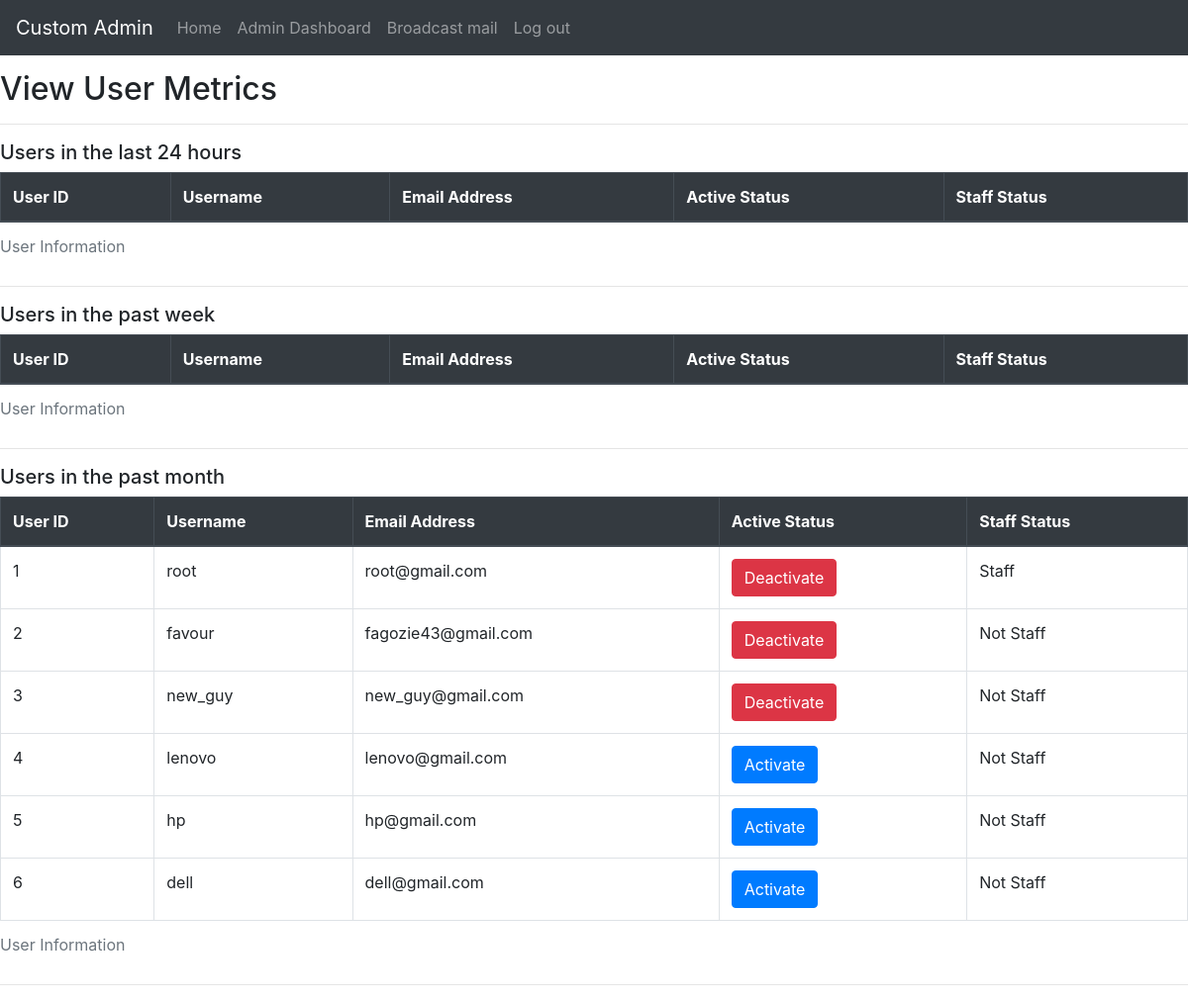
The app's page /custom_admin/ (signed in), older data.
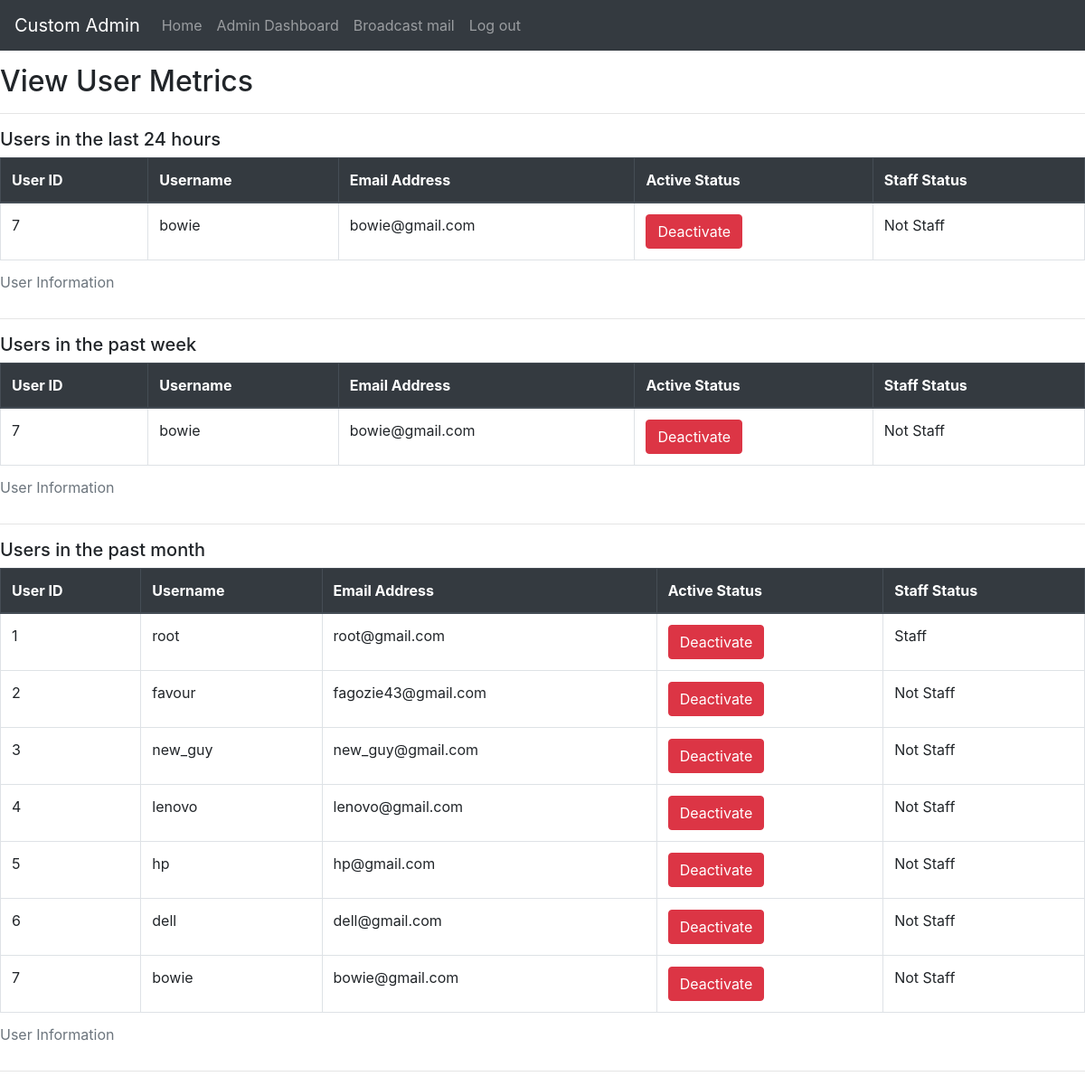
The same page, newer data.
### simple_admin/models.py (models this page shows, shortened)
class CustomUser(AbstractUser):
	created_at = models.DateTimeField(auto_now_add=True)
	is_active = models.BooleanField(('is_active'), default=True)
	savings_plan = models.CharField(max_length=50, choices=PLAN_CHOICES)

### simple_admin/views.py (the view)
# urls.py: path("custom_admin/", views.custom_admin, name="custom_admin"),
@staff_member_required
def custom_admin(request):
	if request.user.is_staff:
		users_in_past_24_hours = CustomUser.objects.filter(created_at__gt=time_threshold(24))
		users_in_past_week = CustomUser.objects.filter(created_at__gt=time_threshold(168))
		users_in_past_month = CustomUser.objects.filter(created_at__gt=time_threshold(730))
		context = {"users_in_past_24_hours": users_in_past_24_hours, "users_in_past_week": users_in_past_week, "users_in_past_month": users_in_past_month}
	else:
		return redirect('unauthorized')
	return render(request, 'admin_dashboard.html', context)

### simple_admin/views.py (called while the page is built)
def time_threshold(num):
	num = int(num)
	thresh = datetime.now(tz=timezone.utc) - timedelta(hours=num)
	return thresh

### templates/admin_dashboard.html (shortened to what this page needs)
{% extends 'base.html' %}
{% load static %}
{% block content %}
	<h2>View User Metrics</h2><hr>
	<h5>Users in the last 24 hours</h5>
		<table class="table table-hover table-bordered">
			<caption>User Information</caption>
			<thead class="thead-dark">
				<th>User ID</th>
				<th>Username</th>
				<th>Email Address</th>
				<th>Active Status</th>
				<th>Staff Status</th>
			</thead>
			{% for a in users_in_past_24_hours %}
				<tr>
					<td>{{ a.id }}</td>
					<td>{{ a.username }}</td>
					<td>{{ a.email }}</td>
					<td>
						{% if a.is_active %}
							<form action="{% url 'toggle_user_status_false' user_id=a.id %}" method="post">
									<button class="btn btn-danger" type="submit">
										Deactivate
									</button>
							</form>
						{% endif %}
					</td>
					<td>
						{% if a.is_staff %}
							Staff
						{% else %}
							Not Staff
						{% endif %}
					</td>
				</tr>
			{% endfor %}
		</table>
		<hr>
		<h5>Users in the past week</h5>
		<table class="table table-hover table-bordered">
			<caption>User Information</caption>
			<thead class="thead-dark">
				<th>User ID</th>
				<th>Username</th>
				<th>Email Address</th>
				<th>Active Status</th>
				<th>Staff Status</th>
			</thead>
			{% for a in users_in_past_week %}
				<tr>
					<td>{{ a.id }}</td>
					<td>{{ a.username }}</td>
					<td>{{ a.email }}</td>
					<td>
						{% if a.is_active %}
							<form action="{% url 'toggle_user_status_false' user_id=a.id %}" method="post">
									<button class="btn btn-danger" type="submit">
										Deactivate
									</button>
							</form>
						{% endif %}
					</td>
					<td>
						{% if a.is_staff %}
							Staff
						{% else %}
							Not Staff
						{% endif %}
					</td>
				</tr>
			{% endfor %}
		</table>
		<hr>
		<h5>Users in the past month</h5>
		<table class="table table-hover table-bordered">
			<caption>User Information</caption>
			<thead class="thead-dark">
				<th>User ID</th>
				<th>Username</th>
				<th>Email Address</th>
				<th>Active Status</th>
				<th>Staff Status</th>
			</thead>
			{% for a in users_in_past_month %}
				<tr>
					<td>{{ a.id }}</td>
					<td>{{ a.username }}</td>
					<td>{{ a.email }}</td>
					<td>
						{% if a.is_active %}
							<form action="{% url 'toggle_user_status_false' user_id=a.id %}" method="post">
									<button class="btn btn-danger" type="submit">
										Deactivate
									</button>
							</form>
						{% else %}
							<form action="{% url 'toggle_user_status_true' user_id=a.id %}" method="post">
									<button class="btn btn-primary" type="submit">
										Activate
									</button>
							</form>
						{% endif %}
					</td>
					<td>
						{% if a.is_staff %}
							Staff
						{% else %}
							Not Staff
						{% endif %}
					</td>
				</tr>
			{% endfor %}
		</table>
		<hr>
{% endblock %}

### templates/base.html (shortened to what this page needs)
{% load static %}
<!DOCTYPE html>
<html>
<head>
    <link rel="stylesheet" href="{% static 'css/bootstrap.min.css' %}" type="text/css">
    <link rel="stylesheet" href="{% static 'css/styles.css' %}" type="text/css">
</head>
<body>
	<nav class="navbar navbar-expand-lg navbar-dark bg-dark">
		<a class="navbar-brand" href="{% url 'index' %}">Custom Admin</a>
		<div class="collapse navbar-collapse" id="navbarNavAltMarkup">
			<div class="navbar-nav">
				<a class="nav-item nav-link" href="{% url 'index' %}">Home <span class="sr-only">(current)</span></a>
				{% if user.is_staff %}
					<a class="navitem nav-link" href="{% url 'custom_admin' %}">Admin Dashboard</a>
					<a class="navitem nav-link" href="{% url 'broadcast_mail' %}">Broadcast mail</a>
				{% endif %}
				{% if not user.is_authenticated %}
					<a class="navitem nav-link" href="{% url 'signup' %}">Register</a>
					<a class="navitem nav-link" href="{% url 'user_login' %}">Log in</a>
				{% else %}
					<a class="navitem nav-link" href="{% url 'logout' %}">Log out</a>
				{% endif %}
			</div>
		</div>
	</nav>
	{% block content %}
	{% endblock %}
</body>
</html>

### static/css/styles.css (style rules this page uses)
h2 { margin-top: 15px; }

Row changes from the older to the newer data that the page shows:
added CustomUser: id "7", username "bowie", email "bowie@gmail.com", is_active "Deactivate", is_staff "Not Staff"
changed CustomUser "lenovo": is_active "Activate" → "Deactivate"
changed CustomUser "hp": is_active "Activate" → "Deactivate"
changed CustomUser "dell": is_active "Activate" → "Deactivate"
